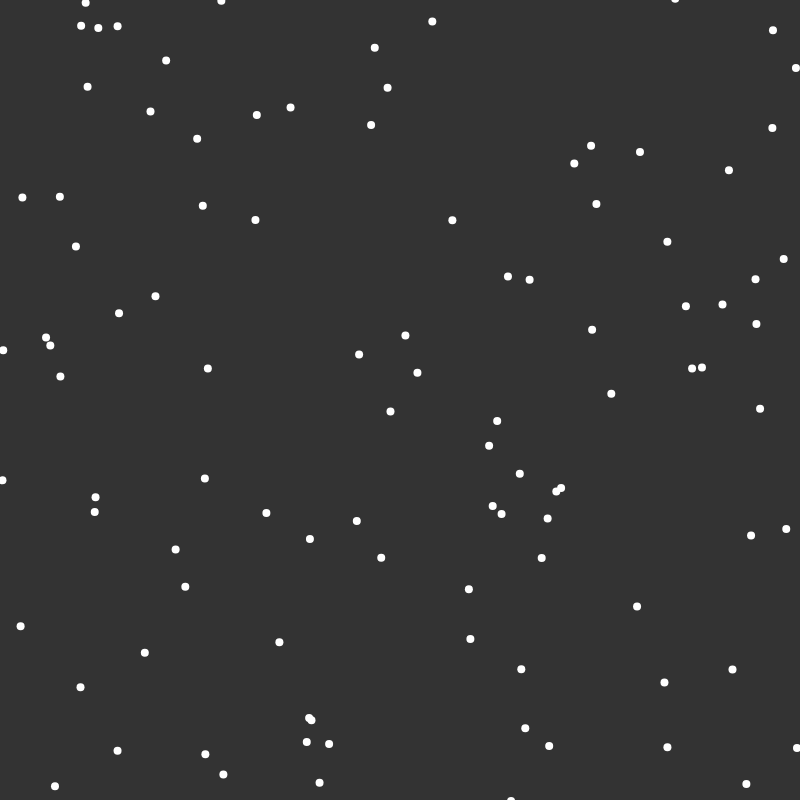
Frame 1 (no input)
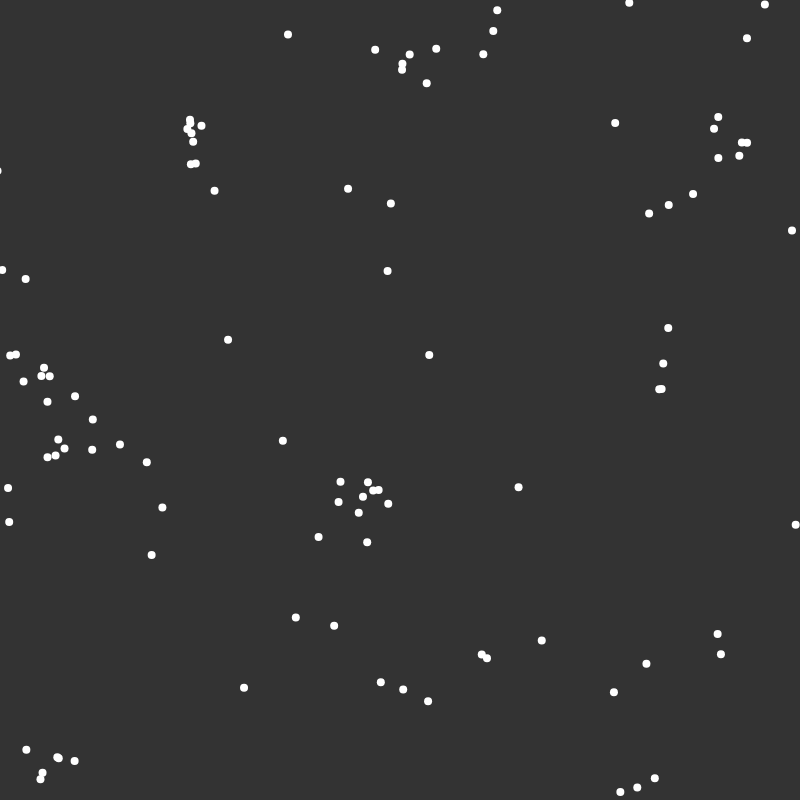
Frame 60 (no input)
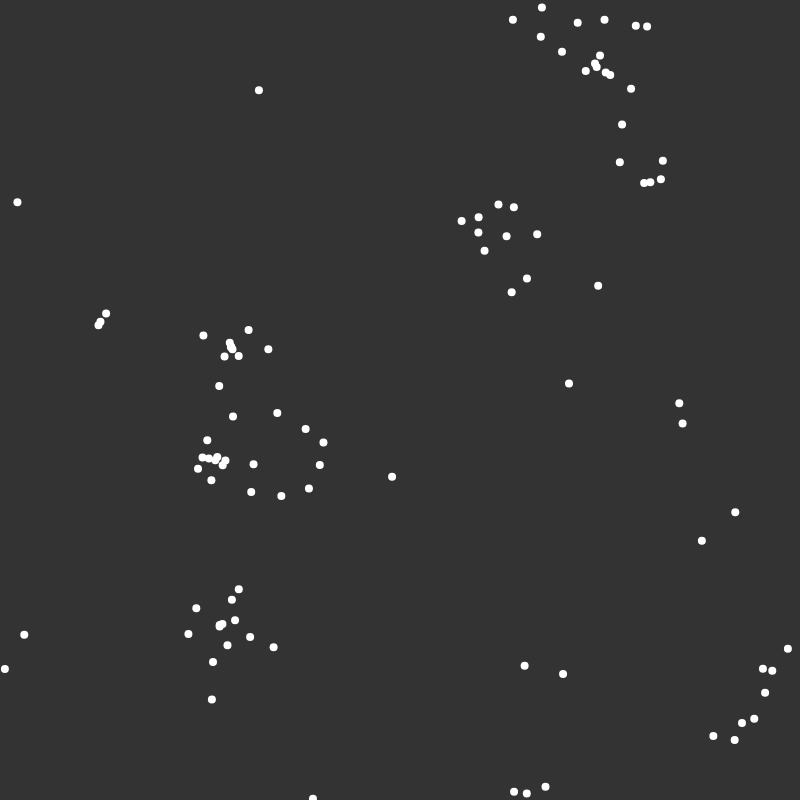
Frame 120 (the mouse pressed at the canvas centre since frame 60)

The p5.js sketch that drew these frames (run headless with seeded random() and noise() and a simulated clock; from frame 60 on, the mouse is pressed at the canvas centre):

// p5.js sketch
// ── sketch.js
const flock = []

let alignSlider, cohesionSlider, separationSlider

function setup(){
  createCanvas(800,800)
  alignmentSlider = createSlider(0, 5, 1, 0.1)
  separationSlider = createSlider(0, 5, 1, 0.1)
  cohesionSlider = createSlider(0, 5, 1, 0.1)

  for(let i = 0; i<100; i++){
    flock.push(new Boid())
  }
}

function draw(){
  background(51)

  for(let boid of flock) {
    boid.edges()
    boid.flock(flock)
    boid.update()
    boid.show()
  }
}


// ── boid.js
class Boid {
  constructor(){
    this.position = createVector(random(width),random(height))
    this.velocity = p5.Vector.random2D()
    this.velocity.setMag(random(2, 4))
    this.acceleration = createVector()
    this.maxForce = 0.2
    this.maxSpeed = 4
  }

  edges() {
    if (this.position.x > width) {
      this.position.x = 0
    } else if (this.position.x < 0) {
      this.position.x = width
    }
    if (this.position.y > height) {
      this.position.y = 0
    }else if (this.position.y < 0) {
      this.position.y = height
    }
  }

  align(boids) {
    let perceptionRadius = 50
    let steering = createVector()
    let total = 0
    for (let other of boids){
      let d = dist(
        this.position.x,
        this.position.y,
        other.position.x,
        other.position.y)
      if(d < perceptionRadius && other != this){
        steering.add(other.velocity)
        total++
      }
    }
    if (total > 0) {
      steering.div(total)
      steering.setMag(this.maxSpeed)
      steering.sub(this.velocity)
      steering.limit(this.maxForce)
    }
    return steering

  }

  cohesion(boids) {
    let perceptionRadius = 50
    let steering = createVector()
    let total = 0
    for (let other of boids){
      let d = dist(
        this.position.x,
        this.position.y,
        other.position.x,
        other.position.y)
      if(d < perceptionRadius && other != this){
        steering.add(other.position)
        total++
      }
    }
    if (total > 0) {
      steering.div(total)
      steering.sub(this.position)
      steering.setMag(this.maxSpeed)
      steering.sub(this.velocity)
      steering.limit(this.maxForce)
    }
    return steering

  }

  separation(boids) {
    let perceptionRadius = 50
    let steering = createVector()
    let total = 0
    for (let other of boids){
      let d = dist(
        this.position.x,
        this.position.y,
        other.position.x,
        other.position.y)
      if(d < perceptionRadius && other != this){
        let diff = p5.Vector.sub(this.position, other.position)
        diff.div(d)
        steering.add(diff)
        total++
      }
    }
    if (total > 0) {
      steering.div(total)
      steering.setMag(this.maxSpeed)
      steering.sub(this.velocity)
      steering.limit(this.maxForce)
    }
    return steering

  }

  flock(boids) {
    let alignment = this.align(boids)
    let cohesion = this.cohesion(boids)
    let separation = this.separation(boids)

    separation.mult(separationSlider.value())
    cohesion.mult(cohesionSlider.value())
    alignment.mult(alignmentSlider.value())

    this.acceleration.add(separation)
    this.acceleration.add(alignment)
    this.acceleration.add(cohesion)

  }

  update(){
    this.position.add(this.velocity)
    this.velocity.add(this.acceleration)
    this.velocity.limit(this.maxSpeed)
    this.acceleration.mult(0)
  }

  show() {
    strokeWeight(8)
    stroke(255)
    point(this.position.x,this.position.y)
  }

}
// ── home.html
<!DOCTYPE html>
<html>
  <head>
    <meta charset="UTF-8" />
    <meta http-equiv="X-UA-Compatible" content="IE=edge" />
    <meta name="viewport" content="width=device-width, initial-scale=1" />
    <title>flocking</title>
    <script src="https://cdn.jsdelivr.net/npm/p5@1.0.0/lib/p5.min.js"></script>
    
    <script src="boid.js"></script>
    <script src="sketch.js"></script>
  </head>
  <body>
  </body>
</html>
